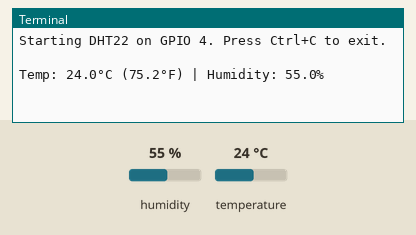
The program below on a simulated Raspberry Pi (BCM pin numbers). On the bench: the last lines printed to the terminal. Inputs (shaded band) come from the test bench; at power-on: humidity 55 %, temperature 24 °C.

Above: at 1.2 s.
1.3 s: humidity set to 22 %
At 3.9 s:
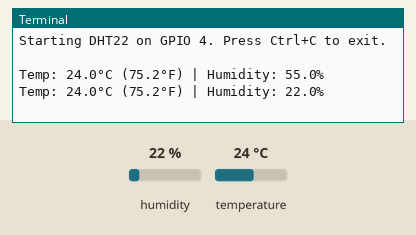
4.3 s: temperature set to 12 °C
At 5.1 s:
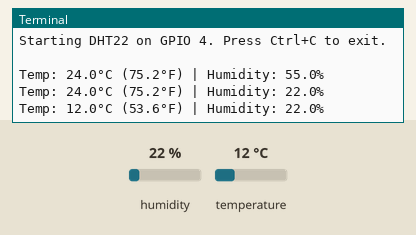
7.3 s: humidity set to 40 %
At 9.9 s:
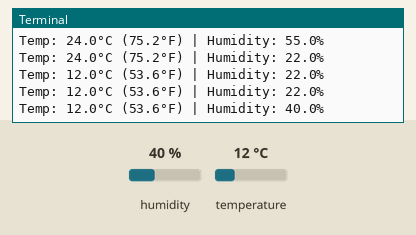
Timing chart, 0 to 11.4 s (numbered marks = the images above; inputs shaded):
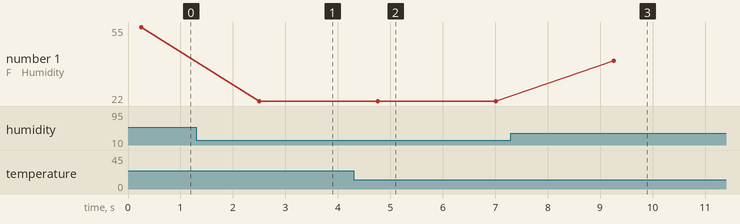

The program:

dht22_test.py
```python
#!/usr/bin/env python3
"""Continuous DHT22 temperature and humidity readings on Raspberry Pi 4."""

import argparse
import sys
import time

from config import DHT22_GPIO, READ_INTERVAL_SECONDS
from sensor import close_sensor, init_sensor, read_sensor


def main() -> int:
    parser = argparse.ArgumentParser(description="Read DHT22 sensor continuously")
    parser.add_argument(
        "--gpio",
        type=int,
        default=DHT22_GPIO,
        help="BCM GPIO number for DATA pin (default: {})".format(DHT22_GPIO),
    )
    parser.add_argument(
        "--interval",
        type=float,
        default=READ_INTERVAL_SECONDS,
        help="Seconds between readings (default: {})".format(READ_INTERVAL_SECONDS),
    )
    args = parser.parse_args()

    init_sensor(args.gpio)
    print("Starting DHT22 on GPIO {}. Press Ctrl+C to exit.\n".format(args.gpio))

    try:
        while True:
            try:
                temperature_c, humidity = read_sensor(args.gpio)
                temperature_f = temperature_c * (9 / 5) + 32
                print(
                    "Temp: {:.1f}°C ({:.1f}°F) | Humidity: {:.1f}%".format(
                        temperature_c, temperature_f, humidity
                    )
                )
            except RuntimeError:
                # DHT22 timing errors are common; retry on the next interval.
                pass

            time.sleep(args.interval)
    except KeyboardInterrupt:
        print("\nStopped.")
        return 0
    finally:
        close_sensor()


if __name__ == "__main__":
    sys.exit(main())
```

config.py
```python
"""DHT22 wiring defaults for Raspberry Pi 4 (see _inception PDF)."""

# Physical pin 7 = GPIO 4 (standard default for DHT22 data line)
DHT22_GPIO = 4

# Minimum delay between readings (seconds). DHT22 requires ~2s between reads.
READ_INTERVAL_SECONDS = 2.0
```

sensor.py
```python
"""DHT22 sensor access with pigpio, modern, or legacy library fallback."""

from config import DHT22_GPIO

BACKEND = None
dht_device = None
_legacy_sensor_type = None
_pigpio_gpio = None

SUPPORTED_GPIO = (4, 7, 17, 22, 27)


def _validate_gpio(gpio_number):
    if gpio_number not in SUPPORTED_GPIO:
        supported = ", ".join(str(n) for n in SUPPORTED_GPIO)
        raise ValueError("Unsupported GPIO {}. Supported BCM pins: {}".format(gpio_number, supported))


def _init_modern(gpio_number):
    import board
    import adafruit_dht

    gpio_pins = {
        4: board.D4,
        17: board.D17,
        27: board.D27,
        22: board.D22,
    }
    pin = gpio_pins.get(gpio_number)
    if pin is None:
        supported = ", ".join(str(n) for n in sorted(gpio_pins))
        raise ValueError("Unsupported GPIO {}. Supported: {}".format(gpio_number, supported))

    return adafruit_dht.DHT22(pin)


def _init_pigpio(gpio_number):
    import pigpio

    pi = pigpio.pi()
    if not pi.connected:
        raise RuntimeError("pigpiod is not running. Start it with: sudo pigpiod")
    pi.stop()
    return gpio_number


def init_sensor(gpio_number=DHT22_GPIO):
    global BACKEND, dht_device, _legacy_sensor_type, _pigpio_gpio

    _validate_gpio(gpio_number)

    try:
        dht_device = _init_modern(gpio_number)
        BACKEND = "modern"
        _legacy_sensor_type = None
        _pigpio_gpio = None
    except ImportError:
        try:
            _pigpio_gpio = _init_pigpio(gpio_number)
            BACKEND = "pigpio"
            dht_device = None
            _legacy_sensor_type = None
        except (ImportError, RuntimeError):
            import Adafruit_DHT

            dht_device = None
            _legacy_sensor_type = Adafruit_DHT.DHT22
            _pigpio_gpio = None
            BACKEND = "legacy"

    return dht_device or _legacy_sensor_type or _pigpio_gpio


def read_sensor(gpio_number=DHT22_GPIO):
    if BACKEND is None:
        init_sensor(gpio_number)

    if BACKEND == "pigpio":
        from pigpio_dht22 import read_dht22

        return read_dht22(gpio_number)

    if BACKEND == "legacy":
        import Adafruit_DHT

        humidity, temperature_c = Adafruit_DHT.read_retry(
            _legacy_sensor_type,
            gpio_number,
            retries=5,
            delay_seconds=2,
        )
        if humidity is None or temperature_c is None:
            raise RuntimeError("Sensor returned empty values")
        return temperature_c, humidity

    temperature_c = dht_device.temperature
    humidity = dht_device.humidity
    if temperature_c is None or humidity is None:
        raise RuntimeError("Sensor returned empty values")
    return temperature_c, humidity


def close_sensor():
    global dht_device, _legacy_sensor_type, _pigpio_gpio, BACKEND
    if dht_device is not None and BACKEND == "modern" and hasattr(dht_device, "exit"):
        dht_device.exit()
    dht_device = None
    _legacy_sensor_type = None
    _pigpio_gpio = None
    BACKEND = None
```

Measured:
- after the input at 1.3 s, the terminal: prints a new line after 1.2 s (image 1)
- after the input at 4.3 s, the terminal: prints a new line after 0.46 s (image 2)
- after the input at 7.3 s, the terminal: prints a new line after 2.0 s (image 3)
- plotted number 1: 22 → 40 after the input at 7.3 s
